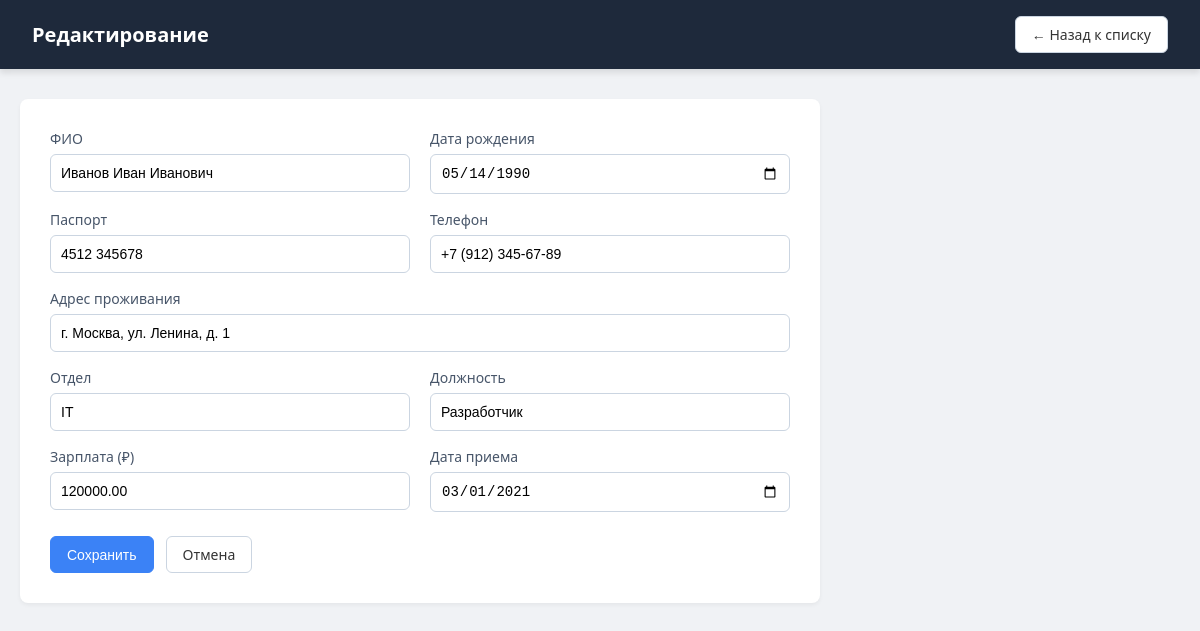
/form.php?id=1, run on the app's committed database.
### tables this page shows
CREATE TABLE employees (
    id INT AUTO_INCREMENT PRIMARY KEY,
    full_name VARCHAR(255) not NULL,
    birth_date DATE not NULL,
    passport VARCHAR(11) not NULL,
    phone VARCHAR(20) not NULL,
    address VARCHAR(255) not NULL,
    department VARCHAR(100) not NULL,
    position VARCHAR(100) not NULL,
    salary DECIMAL(12,2) not NULL,
    hire_date DATE not NULL,
    is_fired TINYINT(1) not NULL DEFAULT 0
);

### db.php (called while the page is built, shortened)
<?php
function h($text) {
    return htmlspecialchars($text);
}

### form.php (the view, shortened to what this page needs)
<?php
require "db.php";
$id = 0;
if (isset($_GET['id'])) {
    $id = (int)$_GET['id'];
}
$full_name = "";
$birth_date = "";
$passport = "";
$phone = "";
$address = "";
$department = "";
$position = "";
$salary = "";
$hire_date = date("Y-m-d");
if ($id > 0 && $_SERVER['REQUEST_METHOD'] == "GET") {
    $res = mysqli_query($link, "SELECT * FROM employees WHERE id = $id");
    $row = mysqli_fetch_assoc($res);
    $full_name = $row['full_name'];
    $birth_date = $row['birth_date'];
    $passport = $row['passport'];
    $phone = $row['phone'];
    $address = $row['address'];
    $department = $row['department'];
    $position = $row['position'];
    $salary = $row['salary'];
    $hire_date = $row['hire_date'];
}
?>
<!doctype html>
<html lang="ru">
<head>
    <link rel="stylesheet" href="style.css">
</head>
<body>
<div class="top">
    <span><?php if ($id > 0) echo "Редактирование"; else echo "Новый сотрудник"; ?></span>
    <a class="btn" href="index.php">← Назад к списку</a>
</div>
<div class="content">
    <form method="post" class="form-card">
        <div class="form-row">
            <label>ФИО
                <input type="text" name="full_name" value="<?php echo h($full_name); ?>">
            </label>
            <label>Дата рождения
                <input type="date" name="birth_date" value="<?php echo h($birth_date); ?>">
            </label>
        </div>
        <div class="form-row">
            <label>Паспорт
                <input type="text" id="passport" name="passport" value="<?php echo h($passport); ?>" placeholder="0000 000000" maxlength="11">
            </label>
            <label>Телефон
                <input type="text" id="phone" name="phone" value="<?php echo h($phone); ?>" placeholder="+7 (999) 123-45-67" maxlength="18">
            </label>
        </div>
        <div class="form-row">
            <label>Адрес проживания
                <input type="text" name="address" value="<?php echo h($address); ?>">
            </label>
        </div>
        <div class="form-row">
            <label>Отдел
                <input type="text" name="department" value="<?php echo h($department); ?>">
            </label>
            <label>Должность
                <input type="text" name="position" value="<?php echo h($position); ?>">
            </label>
        </div>
        <div class="form-row">
            <label>Зарплата (₽)
                <input type="number" name="salary" value="<?php echo h($salary); ?>">
            </label>
            <label>Дата приема
                <input type="date" name="hire_date" value="<?php echo h($hire_date); ?>">
            </label>
        </div>
        <div class="form-buttons">
            <button class="btn blue" type="submit">Сохранить</button>
            <a class="btn" href="index.php">Отмена</a>
        </div>
    </form>
</div>
</body>
</html>

### style.css (style rules this page uses)
* { box-sizing: border-box; margin: 0; padding: 0; }
body { font-family: 'Segoe UI', Tahoma, Geneva, Verdana, sans-serif; background-color: #f0f2f5; color: #333; }
.top { background-color: #1e293b; color: white; padding: 16px 32px; display: flex; justify-content: space-between; align-items: center; box-shadow: 0 4px 6px rgba(0,0,0,0.1); }
.top span { font-size: 20px; font-weight: 600; }
.content { max-width: 1300px; margin: 30px auto; padding: 0 20px; }
.btn { padding: 8px 16px; border: 1px solid #cbd5e1; border-radius: 6px; background: white; color: #333; text-decoration: none; font-size: 14px; cursor: pointer; transition: all 0.2s; display: inline-block; }
.btn.blue { background: #3b82f6; color: white; border-color: #3b82f6; }
.form-card { background: white; padding: 30px; border-radius: 8px; box-shadow: 0 2px 4px rgba(0,0,0,0.05); max-width: 800px; }
.form-row { display: flex; gap: 20px; margin-bottom: 16px; }
.form-row label { flex: 1; display: flex; flex-direction: column; font-size: 14px; font-weight: 500; color: #475569; }
.form-row input { margin-top: 6px; padding: 10px; border: 1px solid #cbd5e1; border-radius: 6px; font-size: 14px; outline: none; transition: border 0.2s; }
.form-buttons { margin-top: 24px; display: flex; gap: 12px; }

### data on the page
employees: full_name "Иванов Иван Иванович", birth_date "05/14/1990", passport "4512 345678", phone "+7 (912) 345-67-89", address "г. Москва, ул. Ленина, д. 1", department "IT", position "Разработчик", salary "120000.00", hire_date "03/01/2021"
